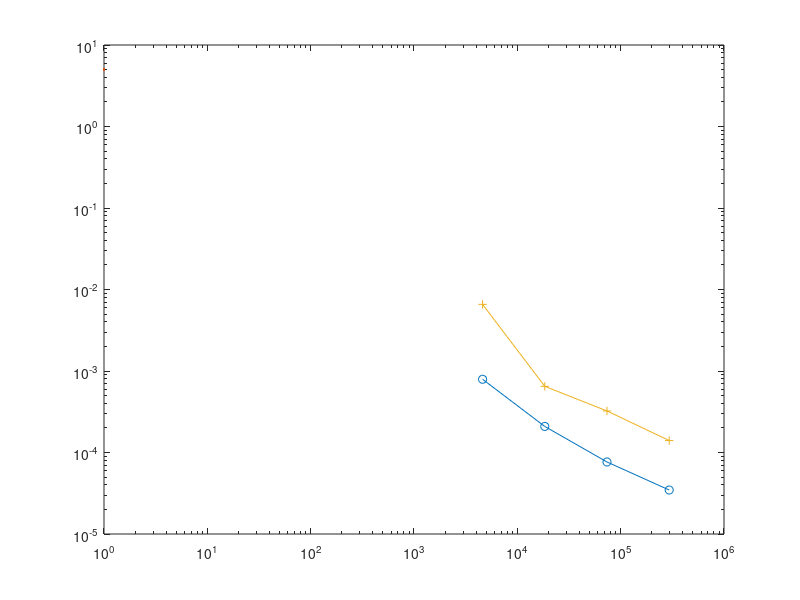

Write MATLAB code to recreate this figure. (Note: this script raises an error after producing the figure.)
dof = 4608 * 4.^[0 1 2 3];
optim = [7.919e-4 2.0889e-4 7.652e-5 3.464e-5];
param = [6.57e-3 6.485e-4 3.234e-4 1.402e-4];


figure
loglog(dof, optim, "o-", MarkerSize=5)
hold on
loglog(dof, param, "+-")

% =====================================================

adapt_err = readtable("error_csv/errors_orig_1.csv");
loglog(adapt_err{:, 1}, adapt_err{:, 2}, "*-")
loglog(adapt_err{:, 1}, adapt_err{:, 3},"x-")

adapt_err = readtable("error_csv/errors_orig_2.csv");
loglog(adapt_err{:, 1}, adapt_err{:, 2}, "^-")
loglog(adapt_err{:, 1}, adapt_err{:, 3}, "p-")

%======================================================
loglog(dof, sqrt(1./(100.*dof)),"-.")
loglog(dof, 5./dof,"-.")
loglog(dof, 0.5./dof.^(2/3), "-.")


title("Error convergence rate on uniformly spaced mesh", "Interpreter","latex")
xlabel("Degrees of Freedom, \(N\)", "Interpreter","latex")
ylabel("Error", "Interpreter","latex")
legend("\(C_p\) error, uniform", "\(\mu\) Error, uniform", ...
       "\(C_p\) error, AMR with init fineness 1 ","\(\mu\) Error, AMR with init fineness 1",...
       "\(N^{-1/2}\) Convergence", "\(N^{-1}\) Convergence", ...
       "\(N^{-2/3}\) Convergence","Location","best", 'Interpreter', "latex")
saveas(gcf, "result_uniform_mesh/error_conv_with_r1_adapt.pdf")